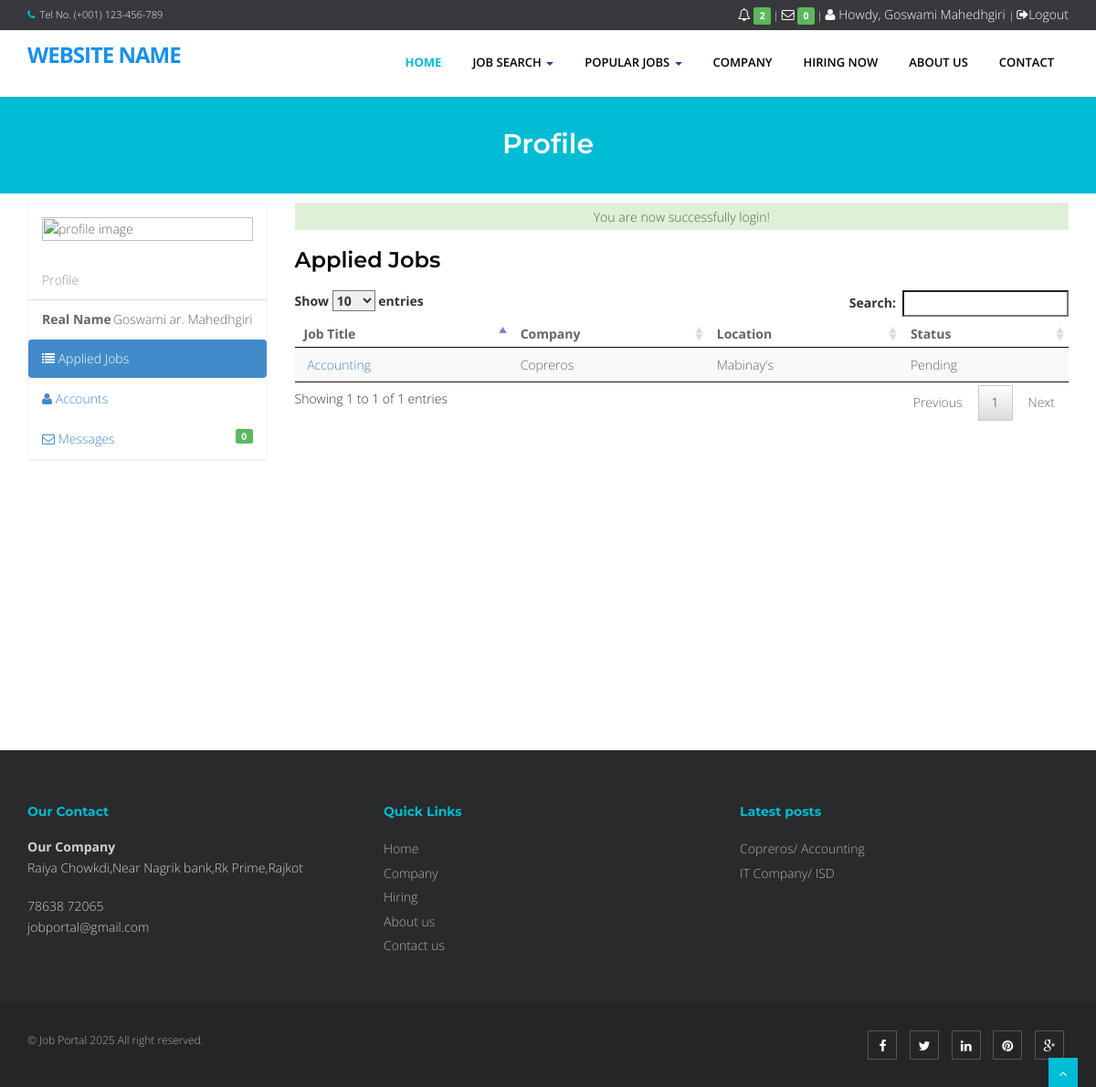
The page /job portal package/eris/applicant/ (signed in) on the database its author committed.
### tables this page shows
CREATE TABLE `tblapplicants` (
  `APPLICANTID` int(11) NOT NULL,
  `FNAME` varchar(90) NOT NULL,
  `LNAME` varchar(90) NOT NULL,
  `MNAME` varchar(90) NOT NULL,
  `ADDRESS` varchar(255) NOT NULL,
  `SEX` varchar(11) NOT NULL,
  `CIVILSTATUS` varchar(30) NOT NULL,
  `BIRTHDATE` date NOT NULL,
  `BIRTHPLACE` varchar(255) NOT NULL,
  `AGE` int(2) NOT NULL,
  `USERNAME` varchar(90) NOT NULL,
  `PASS` varchar(90) NOT NULL,
  `EMAILADDRESS` varchar(90) NOT NULL,
  `CONTACTNO` varchar(90) NOT NULL,
  `DEGREE` text NOT NULL,
  `APPLICANTPHOTO` varchar(255) NOT NULL,
  `NATIONALID` varchar(255) NOT NULL
);

CREATE TABLE `tbljobregistration` (
  `REGISTRATIONID` int(11) NOT NULL,
  `COMPANYID` int(11) NOT NULL,
  `JOBID` int(11) NOT NULL,
  `APPLICANTID` int(11) NOT NULL,
  `APPLICANT` varchar(90) NOT NULL,
  `REGISTRATIONDATE` date NOT NULL,
  `REMARKS` varchar(255) NOT NULL DEFAULT 'Pending',
  `FILEID` int(11) NOT NULL,
  `PENDINGAPPLICATION` tinyint(1) NOT NULL DEFAULT 1,
  `HVIEW` tinyint(1) NOT NULL DEFAULT 1,
  `DATETIMEAPPROVED` datetime NOT NULL
);

CREATE TABLE `tbljob` (
  `JOBID` int(11) NOT NULL,
  `COMPANYID` int(11) NOT NULL,
  `CATEGORY` varchar(90) NOT NULL,
  `OCCUPATIONTITLE` varchar(90) NOT NULL,
  `REQ_NO_EMPLOYEES` int(11) NOT NULL,
  `SALARIES` double NOT NULL,
  `DURATION_EMPLOYEMENT` varchar(90) NOT NULL,
  `QUALIFICATION_WORKEXPERIENCE` text NOT NULL,
  `JOBDESCRIPTION` text NOT NULL,
  `PREFEREDSEX` varchar(30) NOT NULL,
  `SECTOR_VACANCY` text NOT NULL,
  `JOBSTATUS` varchar(90) NOT NULL,
  `DATEPOSTED` datetime NOT NULL
);

CREATE TABLE `tblcompany` (
  `COMPANYID` int(11) NOT NULL,
  `COMPANYNAME` varchar(90) NOT NULL,
  `COMPANYADDRESS` varchar(90) NOT NULL,
  `COMPANYCONTACTNO` varchar(30) NOT NULL,
  `COMPANYSTATUS` varchar(90) NOT NULL,
  `COMPANYMISSION` text NOT NULL
);

### job portal package/eris/applicant/index.php (called while the page is built, shortened)
<?php
require_once("../include/initialize.php");
require_once("../theme/templates.php");
?>

### job portal package/eris/include/database.php (called while the page is built, shortened)
<?php
class Database {
    private $conn;
    public $sql_string = '';
    public function open_connection() {
        $this->conn = mysqli_connect(server, user, pass);
        $db_select = mysqli_select_db($this->conn, database_name);
    }
    function setQuery($sql = '') {
        $this->sql_string = $sql;
    }
    function executeQuery() {
        $result = mysqli_query($this->conn, $this->sql_string);
        return $result;
    }
    private function confirm_query($result) {
        return $result;
    }
    function loadResultList($key = '') {
        $cur = $this->executeQuery();
        $array = [];
        while ($row = mysqli_fetch_object($cur)) {
            if ($key) {
                $array[$row->$key] = $row;
            } else {
                $array[] = $row;
            }
        }
        return $array;
    }
    function loadSingleResult() {
        $cur = $this->executeQuery();
        $row = mysqli_fetch_object($cur);
        return $row;
    }
}
$mydb = new Database();
?>

### job portal package/eris/include/applicant.php (called while the page is built, shortened)
<?php
require_once(LIB_PATH.DS.'database.php');
class Applicants {
	protected static  $tblname = "tblapplicants";
	function single_applicant($id=""){
			global $mydb;
			$mydb->setQuery("SELECT * FROM ".self::$tblname."
				Where APPLICANTID= '{$id}' LIMIT 1");
			$cur = $mydb->loadSingleResult();
			return $cur;
	}
}
?>

### job portal package/eris/theme/templates.php (the view, shortened to what this page needs)
 <!DOCTYPE html>
<html lang="en">
<head>
<link href="<?php echo web_root; ?>plugins/home-plugins/css/bootstrap.min.css" rel="stylesheet" />
<link href="<?php echo web_root; ?>plugins/home-plugins/css/fancybox/jquery.fancybox.css" rel="stylesheet">
<link href="<?php echo web_root; ?>plugins/home-plugins/css/flexslider.css" rel="stylesheet" />
<link href="<?php echo web_root; ?>plugins/home-plugins/css/style.css" rel="stylesheet" />
<link rel="stylesheet" href="<?php echo web_root;?>plugins/font-awesome/css/font-awesome.min.css">
<link rel="stylesheet" href="<?php echo web_root;?>plugins/dataTables/jquery.dataTables.min.css">
<link rel="stylesheet" href="<?php echo web_root;?>plugins/dataTables/jquery.dataTables_themeroller.css">
<link href="<?php echo web_root; ?>plugins/datepicker/bootstrap-datetimepicker.min.css" rel="stylesheet" media="screen">
<link href="<?php echo web_root; ?>plugins/datepicker/datepicker3.css" rel="stylesheet" media="screen">
</head>
<body>
<div id="wrapper" class="home-page">
  <header>
        <div class="topbar navbar-fixed-top">
          <div class="container">
            <div class="row">
              <div class="col-md-12">
                <p class="pull-left hidden-xs"><i class="fa fa-phone"></i>Tel No. (+001) 123-456-789</p>
                <?php if (isset($_SESSION['APPLICANTID'])) {
                    $sql = "SELECT count(*) as 'COUNTNOTIF' FROM `tbljob` ORDER BY `DATEPOSTED` DESC";
                    $mydb->setQuery($sql);
                    $showNotif = $mydb->loadSingleResult();
                    $notif =isset($showNotif->COUNTNOTIF) ? $showNotif->COUNTNOTIF : 0;
                    $applicant = new Applicants();
                    $appl  = $applicant->single_applicant($_SESSION['APPLICANTID']);
                    $sql ="SELECT count(*) as 'COUNT' FROM `tbljobregistration` WHERE `PENDINGAPPLICATION`=0 AND `HVIEW`=0 AND `APPLICANTID`='{$appl->APPLICANTID}'";
                    $mydb->setQuery($sql);
                    $showMsg = $mydb->loadSingleResult();
                    $msg =isset($showMsg->COUNT) ? $showMsg->COUNT : 0;
                    echo ' <p class="pull-right login"><a title="View Notification(s)" href="'.web_root.'applicant/index.php?view=notification"> <i class="fa fa-bell-o"></i> <span class="label label-success">'.$notif.'</span></a> | <a title="View Message(s)" href="'.web_root.'applicant/index.php?view=message"> <i class="fa fa-envelope-o"></i> <span class="label label-success">'.$msg.'</span></a> | <a title="View Profile" href="'.web_root.'applicant/"> <i class="fa fa-user"></i> Howdy, '. $appl->FNAME. ' '.$appl->LNAME .' </a> | <a href="'.web_root.'logout.php">  <i class="fa fa-sign-out"> </i>Logout</a> </p>';
                    }else{ ?>
                      <p   class="pull-right login"><a data-target="#myModal" data-toggle="modal" href=""> <i class="fa fa-lock"></i> Login </a></p>
                <?php } ?>
              </div>
            </div>
          </div>
        </div>
        <div style="min-height: 30px;"></div>
        <div class="navbar navbar-default navbar-static-top" >
            <div class="container">
                <div class="navbar-header">
                    <a class="navbar-brand" href="<?php echo web_root; ?>index.php">Website Name</a>
                </div>
                <div class="navbar-collapse collapse ">
                    <ul class="nav navbar-nav">
                        <li class="<?php echo !isset($_GET['q'])? 'active' :''?>"><a href="<?php echo web_root; ?>index.php">Home</a></li>
                        <li class="dropdown">
                          <a href="#" data-toggle="dropdown" class="dropdown-toggle">Job Search <b class="caret"></b></a>
                       </li>
                      <li class="dropdown <?php  if(isset($_GET['q'])) { if($_GET['q']=='category'){ echo 'active'; }else{ echo ''; }}  ?>">
                          <a href="#" data-toggle="dropdown" class="dropdown-toggle">Popular Jobs <b class="caret"></b></a>
                            <?php
                            $sql = "SELECT * FROM `tblcategory` LIMIT 10";
                            $mydb->setQuery($sql);
                            ?>
                       </li>
                        <li class="<?php  if(isset($_GET['q'])) { if($_GET['q']=='company'){ echo 'active'; }else{ echo ''; }}  ?>"><a href="<?php echo web_root; ?>index.php?q=company">Company</a></li>
                        <li class="<?php  if(isset($_GET['q'])) { if($_GET['q']=='hiring'){ echo 'active'; }else{ echo ''; }} ?>"><a href="<?php echo web_root; ?>index.php?q=hiring">Hiring Now</a></li>
                        <li class="<?php  if(isset($_GET['q'])) { if($_GET['q']=='About'){ echo 'active'; }else{ echo ''; }}  ?>"><a href="<?php echo web_root; ?>index.php?q=About">About Us</a></li>
                        <li class="<?php  if(isset($_GET['q'])) { if($_GET['q']=='Contact'){ echo 'active'; }else{ echo ''; }}  ?>"><a href="<?php echo web_root; ?>index.php?q=Contact">Contact</a></li>
                    </ul>
                </div>
            </div>
        </div>
  </header>
      <?php
       require_once $content;
        ?>
  <footer>
  <div class="container">
    <div class="row">
      <div class="col-md-4 col-sm-4">
        <div class="widget">
          <h5 class="widgetheading">Our Contact</h5>
          <address>
          <strong>Our Company</strong><br>
          Raiya Chowkdi,Near Nagrik bank,Rk Prime,Rajkot</address>
          <p>
            <i class="icon-phone"></i> 78638 72065 <br>
            <i class="icon-envelope-alt"></i> jobportal@gmail.com
          </p>
        </div>
      </div>
      <div class="col-md-4 col-sm-4">
        <div class="widget">
          <h5 class="widgetheading">Quick Links</h5>
          <ul class="link-list">
            <li><a href="<?php echo web_root; ?>index.php">Home</a></li>
            <li><a href="<?php echo web_root; ?>index.php?q=company">Company</a></li>
            <li><a href="<?php echo web_root; ?>index.php?q=hiring">Hiring</a></li>
            <li><a href="<?php echo web_root; ?>index.php?q=About">About us</a></li>
            <li><a href="<?php echo web_root; ?>index.php?q=Contact">Contact us</a></li>
          </ul>
        </div>
      </div>
      <div class="col-md-4 col-sm-4">
        <div class="widget">
          <h5 class="widgetheading">Latest posts</h5>
          <ul class="link-list">
            <?php
                  $sql = "SELECT * FROM `tblcompany` c,`tbljob` j WHERE c.`COMPANYID`=j.`COMPANYID`   ORDER BY DATEPOSTED DESC LIMIT 3" ;
                  $mydb->setQuery($sql);
                  $cur = $mydb->loadResultList();
                  foreach ($cur as $result) {
                    echo ' <li><a href="'.web_root.'index.php?q=viewjob&search='.$result->JOBID.'">'.$result->COMPANYNAME . '/ '. $result->OCCUPATIONTITLE .'</a></li>';
                  }
              ?>
          </ul>
        </div>
      </div>
    </div>
  </div>
  <div id="sub-footer">
    <div class="container">
      <div class="row">
        <div class="col-lg-6">
          <div class="copyright">
            <p>
              <span>&copy; Job Portal 2025 All right reserved.
            </p>
          </div>
        </div>
        <div class="col-lg-6">
          <ul class="social-network">
            <li><a href="#" data-placement="top" title="Facebook"><i class="fa fa-facebook"></i></a></li>
            <li><a href="#" data-placement="top" title="Twitter"><i class="fa fa-twitter"></i></a></li>
            <li><a href="#" data-placement="top" title="Linkedin"><i class="fa fa-linkedin"></i></a></li>
            <li><a href="#" data-placement="top" title="Pinterest"><i class="fa fa-pinterest"></i></a></li>
            <li><a href="#" data-placement="top" title="Google plus"><i class="fa fa-google-plus"></i></a></li>
          </ul>
        </div>
      </div>
    </div>
  </div>
  </footer>
</div>
<a href="#" class="scrollup"><i class="fa fa-angle-up active"></i></a>
</body>
</html>

### job portal package/eris/applicant/profile.php (shortened to what this page needs)
<?php
    $view = isset($_GET['view']) ? $_GET['view'] :"";
	  $appl = New Applicants();
	  $applicant = $appl->single_applicant($_SESSION['APPLICANTID']);
  ?>
<section id="inner-headline">
  <div class="container">
      <div class="row">
          <div class="col-lg-12">
              <h2 class="pageTitle">Profile</h2>
          </div>
      </div>
  </div>
</section>
<div class="container" style="margin-top: 10px;min-height: 600px;">
    <div class="row">
        <div class="col-sm-3">
           <div class="panel panel-default">
            <div class="panel-body">
              <div  id="image-container">
                <img title="profile image"  data-target="#myModal"  data-toggle="modal"  src="<?php echo web_root.'applicant/'.$applicant->APPLICANTPHOTO; ?>">
              </div>
             </div>
          <ul class="list-group">
            <li class="list-group-item text-muted">Profile</li>
            <li class="list-group-item text-right"><span class="pull-left"><strong>Real Name</strong></span>
             <?php echo $applicant->FNAME .' '.substr($applicant->MNAME, 1,2).'. '.$applicant->LNAME; ?>
             </li>
          </ul>
          <div class="box box-solid">
            <div class="box-body no-padding">
              <ul class="nav nav-pills nav-stacked">
                <li class="<?php echo ($view=='appliedjobs' || $view=='') ? 'active': '';?>"><a href="<?php echo web_root.'applicant/index.php?view=appliedjobs'; ?>"><i class="fa fa-list"></i> Applied Jobs
                   </a></li>
                  <li class="<?php echo ($view=='accounts') ? 'active': '';?>"><a href="<?php echo web_root.'applicant/index.php?view=accounts'; ?>"><i class="fa fa-user"></i> Accounts </a></li>
                <li class="<?php echo ($view=='message') ? 'active': '';?>"><a href="<?php echo web_root.'applicant/index.php?view=message'; ?>"><i class="fa fa-envelope-o"></i> Messages
                  <span class="label label-success pull-right"><?php echo isset($showMsg->COUNT) ? $showMsg->COUNT : 0;?></span></a></li>
              </ul>
            </div>
          </div>
          </div>
        </div>
        <div class="col-sm-9">
<?php
    switch ($view) {
      default:
        require_once("appliedjobs.php");
        break;
    }
?>
        </div>
    </div>
  </div>

### job portal package/eris/applicant/appliedjobs.php
<div class="content-wrapper">
  <section class="content">
    <div class="row">
      <?php if (!isset($_GET['p'])) {  ?>
      <div class="col-md-12">
        <div class="box box-primary">
          <div class="box-header with-border">
            <h3 class="box-title">Applied Jobs</h3>
          </div>
          <div class="box-body no-padding">
            <div class="table-responsive mailbox-messages">
              <table id="dash-table" class="table table-hover table-striped">
                <thead>
                  <tr>
                    <th>Job Title</th>
                    <th>Company</th>
                    <th>Location</th>
                    <th>Status</th>
                  </tr>
                </thead>
                <tbody>
                  <?php
                    $sql="SELECT * FROM `tblcompany` c,`tbljobregistration` r, `tbljob` j WHERE c.`COMPANYID`=r.`COMPANYID` AND r.`JOBID`=j.`JOBID`";
                    $mydb->setQuery($sql);
                    $cur = $mydb->loadResultList();
                    foreach ($cur as $result) {
                        echo '<tr>';
                        echo '<td class="mailbox-star"><a href="index.php?view=appliedjobs&p=job&id='.$result->REGISTRATIONID.'"><i class="fa fa-pencil-o text-yellow"></i> '.$result->OCCUPATIONTITLE.'</a></td>';
                        echo '<td class="mailbox-attachment">'.$result->COMPANYNAME.'</td>';
                        echo '<td class="mailbox-attachment">'.$result->COMPANYADDRESS.'</td>';
                        echo '<td class="mailbox-attachment">'.$result->REMARKS.'</td>';
                        echo '</tr>';
                    }
                  ?>
                </tbody>
              </table>
            </div>
          </div>
        </div>
      </div>
      <?php }else{
        require_once ("viewjob.php");
      } ?>
    </div>
  </section>
</div>

### job portal package/eris/theme/templates.php (style rules this page uses)
.login a { font-size: 14px; color: #fff; padding:0px; }

### job portal package/eris/applicant/profile.php (style rules this page uses)
.panel-body img { width: 100%; height: 50%; }

### rows shown on the page
tblapplicants: FNAME "Goswami", LNAME "Mahedhgiri", MNAME "ar"
tbljobregistration: JOBID.OCCUPATIONTITLE "Accounting", COMPANYID.COMPANYNAME "Copreros", COMPANYID.COMPANYADDRESS "Mabinay's", REMARKS "Pending"
tbljob: COMPANYID.COMPANYNAME "Copreros", OCCUPATIONTITLE "Accounting"
tbljob: COMPANYID.COMPANYNAME "IT Company", OCCUPATIONTITLE "ISD"

### other values the page prints
$notif "2"
$msg "0"
$showMsg->COUNT "0"
$_SESSION['message'] "You are now successfully login!"
